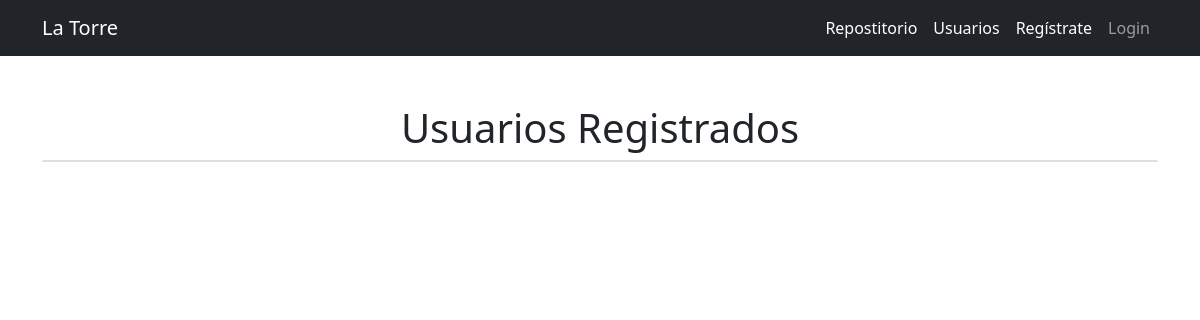
The page /usuarios/listado/ on the database as committed earlier.
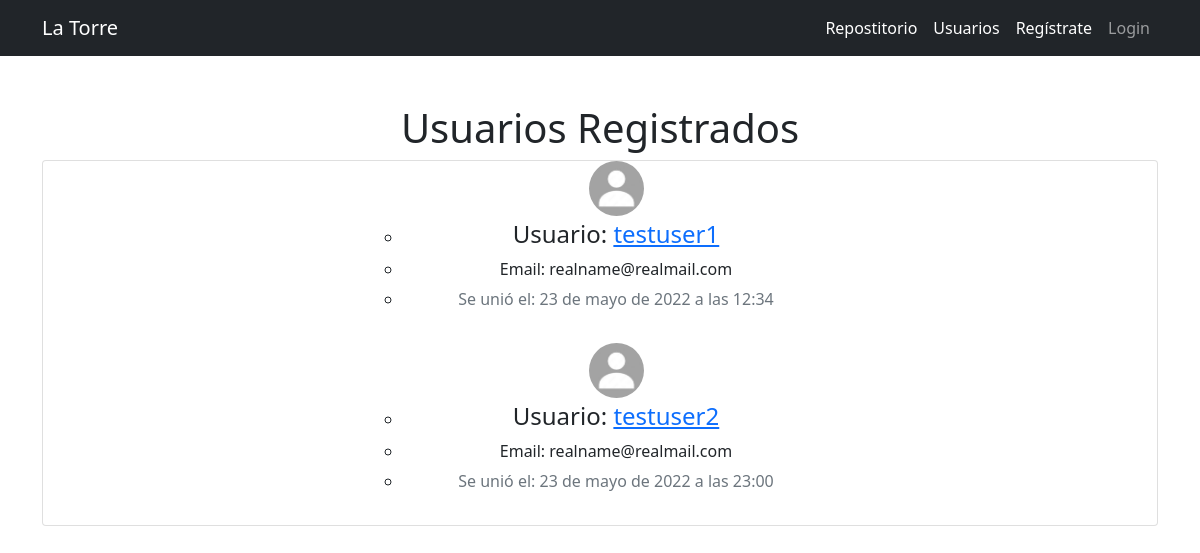
The same page on the database as committed later.
### users/models.py (models this page shows, shortened)
class Profile(models.Model):
    usuario = models.OneToOneField(User, on_delete=models.CASCADE)
    nombre_usuario = models.CharField(max_length=60)
    email = models.EmailField()
    fecha_registro = models.DateTimeField(default=timezone.now)
    foto_perfil = models.ImageField(default='default.jpg',
                                    upload_to='profile-pics')

### users/views.py (the view)
# urls.py: path('listado/', views.UserList.as_view(), name='Userlist'),
class UserList(ListView):
    model = Profile
    template_name = 'users/user_list.html'
    extra_context = {
        'title': "Lista de usuarios",
    }

### users/templates/users/user_list.html
{% extends 'blog/base.html' %}
{% block content %}
        <h1>Usuarios Registrados</h1>
        <ul class="card">
          {% for b_user in profile_list %}
          <div class="media">
            <a href="{{ b_user.foto_perfil.url }}" target="_blank">
              <img class="rounded-circle account-img" style="height: 55px; width: 55px" src="{{ b_user.foto_perfil.url }}">
            </a>
          </div>
          <ul class="container col col-5 mb-3 mt-1">
            <li><h4>Usuario: <a href="{% url 'Userdetail' b_user.pk %}">{{ b_user.usuario.username }}</a></h4></li>
            <li><h6>Email: {{ b_user.usuario.email }}</h6></li>
            <li><p class="text-secondary">Se unió el: {{ b_user.fecha_registro }}</p></li>
          </ul>
          {% endfor %}
        </ul>
{% endblock content %}

### blog/templates/blog/base.html (shortened to what this page needs)
<!DOCTYPE html>
<html lang="es">
  <head>
    {% load static %}
    <link href="{% static 'blog/css/styles.css' %}" type="text/css" rel="stylesheet" />
  </head>
  <body>
    <nav class="navbar navbar-expand-lg navbar-dark bg-dark">
      <div class="container">
        <a class="navbar-brand" href="{% url 'Blog-Index'%}">La Torre</a>
        <div class="collapse navbar-collapse" id="navbarSupportedContent">
          <ul class="navbar-nav ms-auto mb-2 mb-lg-0">
            <li class="nav-item"><a class="nav-link active" aria-current="page" href="{% url 'Post-List'%}">Repostitorio</a></li>
            <li class="nav-item"><a class="nav-link active" aria-current="page" href="{% url 'Userlist'%}">Usuarios</a></li>
            {% if not user.is_authenticated %}
            <li class="nav-item"><a class="nav-link active" aria-current="page" href="{% url 'Register'%}">Regístrate</a></li>
            <li class="nav-item"><a class="nav-link" href="{% url 'Login' %}">Login</a></li>
            {% endif %}
          </ul>
        </div>
      </div>
    </nav>
    <div class="container">
      <div class="text-center mt-5">
        {% block content %}{% endblock content %}
      </div>
    </div>
  </body>
</html>

Rows that differ between the two databases and show on the page:
added Profile: foto_perfil (placeholder picture), usuario.username "testuser1", usuario.email "realname@realmail.com", fecha_registro "23 de mayo de 2022 a las 12:34"
added Profile: foto_perfil (placeholder picture), usuario.username "testuser2", usuario.email "realname@realmail.com", fecha_registro "23 de mayo de 2022 a las 23:00"
